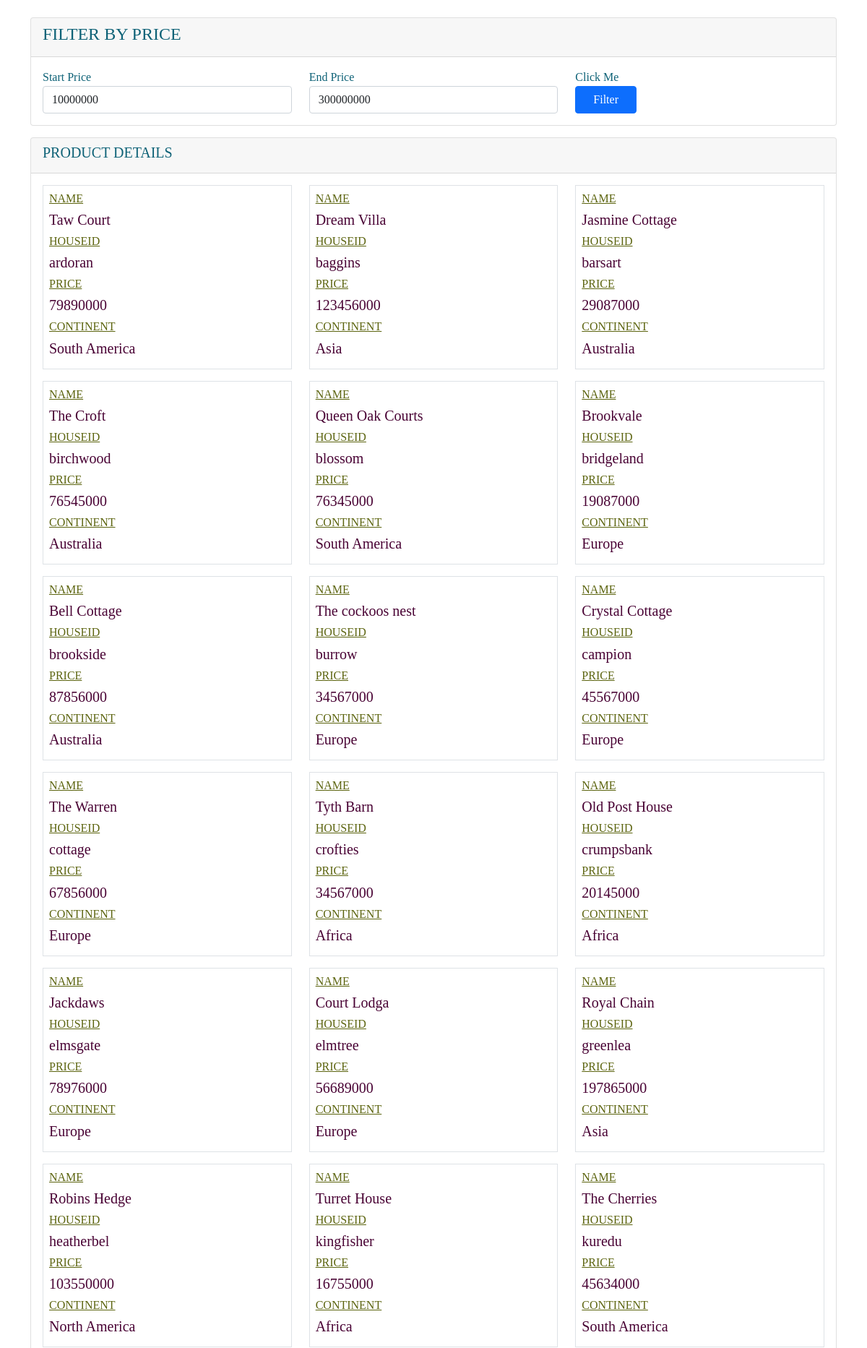
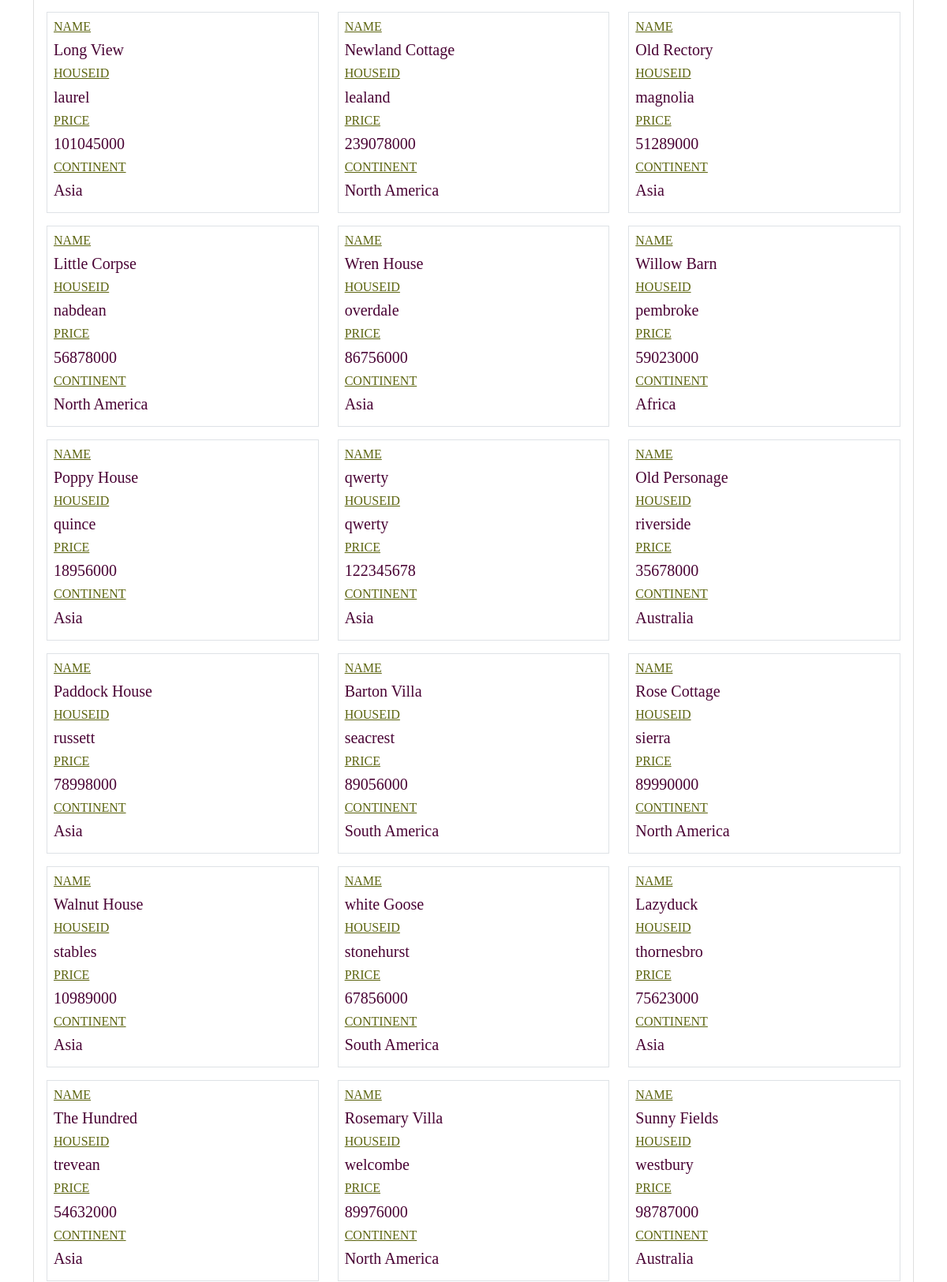
/shash/price.php (upper part), run on the app's committed database (2 pictures, top to bottom).
### tables this page shows
CREATE TABLE `residence` (
  `HOUSEID` varchar(10) NOT NULL,
  `NAME` varchar(255) DEFAULT NULL,
  `CONTINENT` varchar(255) DEFAULT NULL,
  `PRICE` bigint(10) DEFAULT NULL,
  `LOCATION` varchar(255) DEFAULT NULL,
  `DESCRIPTION` varchar(500) DEFAULT NULL
);

### shash/price.php (the view, shortened to what this page needs)
<!doctype html>
<html lang="en">
<head>
    <link href="https://cdn.jsdelivr.net/npm/bootstrap@5.0.0-beta1/dist/css/bootstrap.min.css" rel="stylesheet">
    <link rel="stylesheet" href="par/data.css">
</head>
<body>
    <div class="container">
        <div class="row">
            <div class="col-md-12">
                <div class="card mt-4">
                    <div class="card-header">
                        <h4 style="color:#0e6277;"> FILTER BY PRICE </h4>
                    </div>
                    <div class="card-body">
                        <form action="" method="GET">
                            <div class="row">
                                <div class="col-md-4">
                                    <label for="" style="color:#0e6277;">Start Price</label>
                                    <input type="text" name="start_price" value="<?php if(isset($_GET['start_price'])){echo $_GET['start_price']; }else{echo "10000000";} ?>" class="form-control">
                                </div>
                                <div class="col-md-4">
                                    <label for="" style="color:#0e6277;">End Price</label>
                                    <input type="text" name="end_price" value="<?php if(isset($_GET['end_price'])){echo $_GET['end_price']; }else{echo "300000000";} ?>" class="form-control">
                                </div>
                                <div class="col-md-4">
                                    <label for="" style="color:#0e6277;">Click Me</label> <br/>
                                    <button type="submit" class="btn btn-primary px-4">Filter</button>
                                </div>
                            </div>
                        </form>
                    </div>
                </div>
            </div>
            <div class="col-md-12 mt-3">
                <div class="card">
                    <div class="card-header">
                        <h5 style="color:#0e6277;">PRODUCT DETAILS</h5>
                    </div>
                    <div class="card-body">
                        <div class="row">
                        <?php
                        include 'chil/connect.php';
                        if(isset($_GET['start_price']) && isset($_GET['end_price']))
                        {
                            $startprice = $_GET['start_price'];
                            $endprice = $_GET['end_price'];
                            $query = "SELECT * FROM residence WHERE Price BETWEEN $startprice AND $endprice ";
                        }
                        else
                        {
                            $query = "SELECT * FROM residence";
                        }
                        $query_run = mysqli_query($conn, $query);
                        if(mysqli_num_rows($query_run) > 0)
                        {
                            foreach($query_run as $items)
                            {
                                ?>
                                <div class="col-md-4 mb-3">
                                <div class="border p-2">
                                    <h6 style="color:#5c640f; text-decoration: underline;" >NAME</h6> <h5 style="color:#490334;"><?php echo $items['NAME']; ?></h5>
                                    <h6 style="color:#5c640f; text-decoration: underline;">HOUSEID </h6><h5 style="color:#490334;"><?php echo $items['HOUSEID']; ?></h5>
                                    <h6 style="color:#5c640f; text-decoration: underline;">PRICE </h6><h5 style="color:#490334;"><?php echo $items['PRICE']; ?></h5>
                                    <h6 style="color:#5c640f; text-decoration: underline;">CONTINENT </h6><h5 style="color:#490334;"><?php echo $items['CONTINENT']; ?></h5>
                                </div>
                                </div>
                                <?php
                            }
                        }
                        else
                        {
                            echo "No Record Found";
                        }
                        ?>
                        </div>
                    </div>
                </div>
            </div>
        </div>
    </div>
</body>
</html>

### shash/par/data.css (style rules this page uses)
body { background-image:url("images/data.jpg"); font-family: 'Times New Roman', Times, serif; color:rgb(0, 0, 0); background-size:cover; background-attachment: fixed; height:auto; }

### data on the page
residence: NAME "Taw Court", HOUSEID "ardoran", PRICE "79890000", CONTINENT "South America"
residence: NAME "Dream Villa", HOUSEID "baggins", PRICE "123456000", CONTINENT "Asia"
residence: NAME "Jasmine Cottage", HOUSEID "barsart", PRICE "29087000", CONTINENT "Australia"
residence: NAME "The Croft", HOUSEID "birchwood", PRICE "76545000", CONTINENT "Australia"
residence: NAME "Queen Oak Courts", HOUSEID "blossom", PRICE "76345000", CONTINENT "South America"
residence: NAME "Brookvale", HOUSEID "bridgeland", PRICE "19087000", CONTINENT "Europe"
residence: NAME "Bell Cottage", HOUSEID "brookside", PRICE "87856000", CONTINENT "Australia"
residence: NAME "The cockoos nest", HOUSEID "burrow", PRICE "34567000", CONTINENT "Europe"
residence: NAME "Crystal Cottage", HOUSEID "campion", PRICE "45567000", CONTINENT "Europe"
residence: NAME "The Warren", HOUSEID "cottage", PRICE "67856000", CONTINENT "Europe"
residence: NAME "Tyth Barn", HOUSEID "crofties", PRICE "34567000", CONTINENT "Africa"
residence: NAME "Old Post House", HOUSEID "crumpsbank", PRICE "20145000", CONTINENT "Africa"
residence: NAME "Jackdaws", HOUSEID "elmsgate", PRICE "78976000", CONTINENT "Europe"
residence: NAME "Court Lodga", HOUSEID "elmtree", PRICE "56689000", CONTINENT "Europe"
residence: NAME "Royal Chain", HOUSEID "greenlea", PRICE "197865000", CONTINENT "Asia"
residence: NAME "Robins Hedge", HOUSEID "heatherbel", PRICE "103550000", CONTINENT "North America"
residence: NAME "Turret House", HOUSEID "kingfisher", PRICE "16755000", CONTINENT "Africa"
residence: NAME "The Cherries", HOUSEID "kuredu", PRICE "45634000", CONTINENT "South America"
residence: NAME "Long View", HOUSEID "laurel", PRICE "101045000", CONTINENT "Asia"
residence: NAME "Newland Cottage", HOUSEID "lealand", PRICE "239078000", CONTINENT "North America"
residence: NAME "Old Rectory", HOUSEID "magnolia", PRICE "51289000", CONTINENT "Asia"
residence: NAME "Little Corpse", HOUSEID "nabdean", PRICE "56878000", CONTINENT "North America"
residence: NAME "Wren House", HOUSEID "overdale", PRICE "86756000", CONTINENT "Asia"
residence: NAME "Willow Barn", HOUSEID "pembroke", PRICE "59023000", CONTINENT "Africa"
residence: NAME "Poppy House", HOUSEID "quince", PRICE "18956000", CONTINENT "Asia"
residence: NAME "qwerty", HOUSEID "qwerty", PRICE "122345678", CONTINENT "Asia"
residence: NAME "Old Personage", HOUSEID "riverside", PRICE "35678000", CONTINENT "Australia"
residence: NAME "Paddock House", HOUSEID "russett", PRICE "78998000", CONTINENT "Asia"
residence: NAME "Barton Villa", HOUSEID "seacrest", PRICE "89056000", CONTINENT "South America"
residence: NAME "Rose Cottage", HOUSEID "sierra", PRICE "89990000", CONTINENT "North America"
residence: NAME "Walnut House", HOUSEID "stables", PRICE "10989000", CONTINENT "Asia"
residence: NAME "white Goose", HOUSEID "stonehurst", PRICE "67856000", CONTINENT "South America"
residence: NAME "Lazyduck", HOUSEID "thornesbro", PRICE "75623000", CONTINENT "Asia"
residence: NAME "The Hundred", HOUSEID "trevean", PRICE "54632000", CONTINENT "Asia"
residence: NAME "Rosemary Villa", HOUSEID "welcombe", PRICE "89976000", CONTINENT "North America"
residence: NAME "Sunny Fields", HOUSEID "westbury", PRICE "98787000", CONTINENT "Australia"
